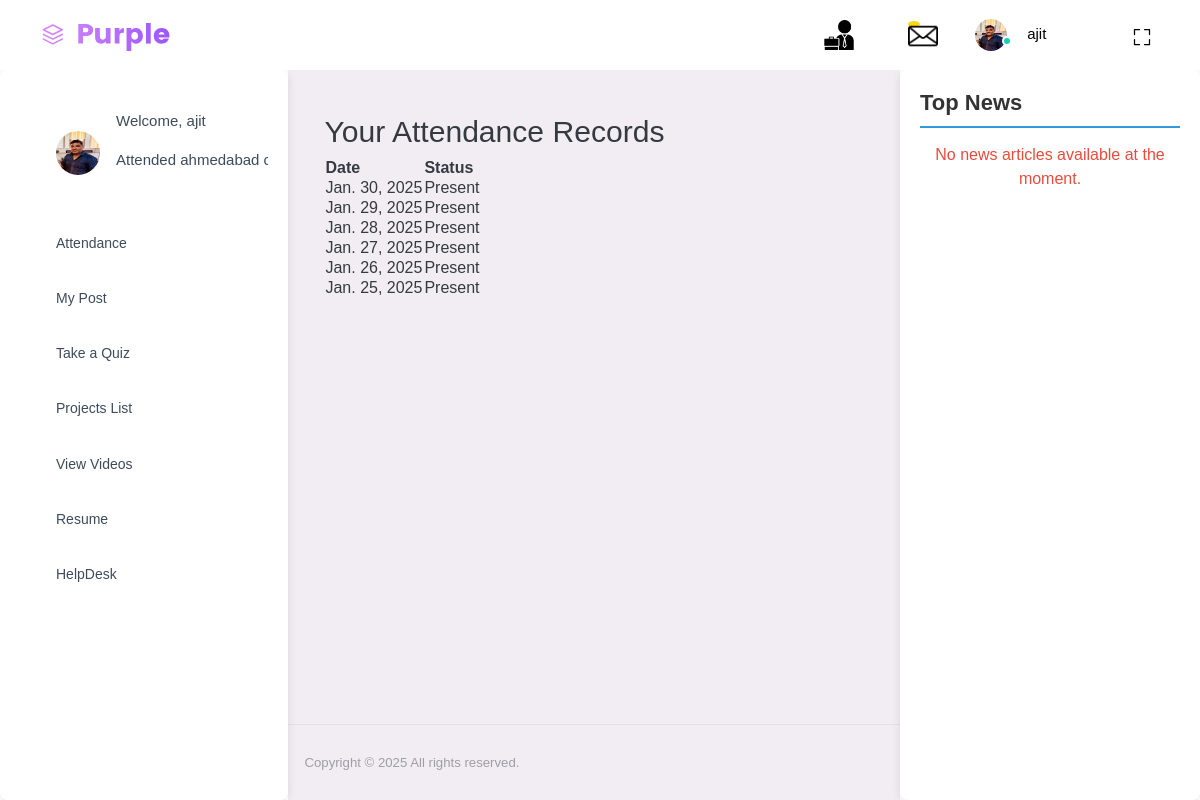
Screenshot of /view_attendance/ (signed in) with the database file from the repository.
### user_management/models.py (models this page shows, shortened)
class CustomUser(AbstractUser):
    role = models.CharField(max_length=50, choices=[('Admin', 'Admin'), ('User', 'User')])
    education = models.CharField(max_length=100, null=True, blank=True)
    college_name = models.CharField(max_length=255, null=True, blank=True)
    address = models.CharField(max_length=255, null=True, blank=True)
    sex = models.CharField(max_length=10, choices=[('Male', 'Male'), ('Female', 'Female'), ('Other', 'Other')], null=True, blank=True)
    screenshot = models.ImageField(upload_to='screenshots/', null=True, blank=True)
    profile_pic = models.ImageField(upload_to='profile_pic/', null=True, blank=True)
    is_approved = models.BooleanField(default=False)
    created_at = models.DateTimeField(auto_now_add=True,null=True, blank=True)

class AttendanceRecord(models.Model):
    user = models.ForeignKey(settings.AUTH_USER_MODEL, on_delete=models.CASCADE)
    date = models.DateField(default=timezone.now)
    status = models.CharField(max_length=10, choices=[('Present', 'Present'), ('Absent', 'Absent')])

### user_management/views.py (the view)
# urls.py: path('view_attendance/', views.view_attendance, name='view_attendance'),
def view_attendance(request):
    attendance_records = AttendanceRecord.objects.filter(user=request.user).order_by('-date')
    return render(request, 'user_management/view_attendance.html', {'attendance_records': attendance_records})

### user_management/context_processors.py (called while the page is built)
def get_news(request):
    url = 'https://newsapi.org/v2/top-headlines?country=us&apiKey=1dc725c4b44746cbba9103a3d479147f'
    response = requests.get(url)
    if response.status_code == 200:
        news_data = response.json()
        articles = news_data.get('articles', [])
    else:
        articles = []
    return {'articles': articles}

### user_management/templates/user_management/view_attendance.html
{% extends "user_management/base.html" %}
{% load static %}
{% block content %}
<h2>Your Attendance Records</h2>
<table>
  <tr>
    <th>Date</th>
    <th>Status</th>
  </tr>
  {% for record in attendance_records %}
    <tr>
      <td>{{ record.date }}</td>
      <td>{{ record.status }}</td>
    </tr>
  {% endfor %}
</table>
{% endblock %}

### user_management/templates/user_management/base.html (shortened to what this page needs)
{% load static %}
<!DOCTYPE html>
<html lang="en">
  <head>
    <link rel="stylesheet" href="{% static 'css/materialdesignicons.min.css' %}">
    <link rel="stylesheet" href="{% static 'css/themify-icons.css' %}">
    <link rel="stylesheet" href="{% static 'css/vendor.bundle.base.css'%} ">
    <link rel="stylesheet" href="{% static 'css/font-awesome.min.css'%} ">
    <link rel="stylesheet" href="{% static 'css/style.css'%}">
  </head>
  <body>
    <div class="container-scroller">
      <nav class="navbar default-layout-navbar col-lg-12 col-12 p-0 fixed-top d-flex flex-row">
        <div class="text-center navbar-brand-wrapper d-flex align-items-center justify-content-start">
          <a class="navbar-brand brand-logo" href="{% url 'dashboard' %}"><img src="{% static 'images/logo.svg'%}" alt="logo" /></a>
        </div>
        <div class="navbar-menu-wrapper d-flex align-items-stretch">
          <ul class="navbar-nav navbar-nav-right">
            <li class="nav-item d-none d-lg-block full-screen-link">
              <a class="nav-link" href="{% url 'jobs_by_area' %}">
                <img width="50px" src="/static/images/jobs4.jpg">
              </a>
            </li>
            <li class="nav-item dropdown">
              <a class="nav-link count-indicator dropdown-toggle" id="messageDropdown" href="#" data-bs-toggle="dropdown" aria-expanded="false">
                <span class="count-symbol bg-warning">
                  <img width="30px" src="{% static 'images/sms.png'%}">
                </span>
              </a>
            </li>
            <li class="nav-item nav-profile dropdown">
              <a class="nav-link dropdown-toggle" id="profileDropdown" href="#" data-bs-toggle="dropdown" aria-expanded="false">
                <div class="nav-profile-img">
                  {% if request.user.profile_pic %}
          <img src="{{ request.user.profile_pic.url }}" alt="profile" />
        {% else %}
          <img src="{% static 'images/faces/face1.jpg' %}" alt="default profile" />
        {% endif %}
                  <span class="availability-status online"></span>
                </div>
                <div class="nav-profile-text">
                  <p class="mb-1 text-black">{{ request.user.username }}</p>
                </div>
              </a>
            </li>
            <li class="nav-item d-none d-lg-block full-screen-link">
              <a class="nav-link">
                <i class="mdi mdi-fullscreen" id="fullscreen-button">
                  <img width="20px" src="{% static 'images/fullscreen.svg'%}">
                </i>
              </a>
            </li>
          </ul>
        </div>
      </nav>
      <div class="container-fluid page-body-wrapper">
        {% include 'user_management/sidebar.html' %}
        <div class="main-panel">
          <div class="content-wrapper">
            <main>
                {% block content %}{% endblock %}
            </main>
          </div>
          <footer class="footer">
            <div class="d-sm-flex justify-content-center justify-content-sm-between">
              <span class="text-muted text-center text-sm-left d-block d-sm-inline-block">Copyright © 2025 All rights reserved.</span>
            </div>
          </footer>
        </div>
        <div>
            {% include 'user_management/newsapi.html' %}
        </div>
      </div>
    </div>
  </body>
</html>

### user_management/templates/user_management/sidebar.html (shortened to what this page needs)
{% load static %}
<nav class="sidebar sidebar-offcanvas" id="sidebar">
    <ul class="nav">
      <li class="nav-item nav-profile">
        <a href="{% url 'user_profile' request.user.username %}" class="nav-link">
          <div class="nav-profile-image">
            {% if request.user.profile_pic %}
          <img src="{{ request.user.profile_pic.url }}" alt="profile" />
        {% else %}
          <img src="{% static 'images/faces/face1.jpg' %}" alt="default profile" />
        {% endif %}
          </div>
          <div class="nav-profile-text d-flex flex-column">
            <span class="font-weight-bold mb-2">{% if request.user.is_authenticated %}
                <p>Welcome, {{ request.user.username }}</p>
                <p>Attended {{ request.user.college_name }}</p>
                {% endif %}
            </span>
          </div>
        </a>
      </li>
      {% if not request.user.is_superuser %}
      <li class="nav-item">
        <a class="nav-link collapsed" data-bs-toggle="collapse" href="#ui-basic" aria-expanded="false" aria-controls="ui-basic">
          <span class="menu-title">Attendance</span>
          <i class="menu-arrow"></i>
          <i class="mdi mdi-crosshairs-gps menu-icon"></i>
        </a>
      </li>
      <li class="nav-item">
        <a class="nav-link" href="{% url 'my_posts' %}">
          <span class="menu-title">My Post</span>
          <i class="mdi mdi-home menu-icon"></i>
        </a>
      </li>
      <li class="nav-item">
        <a class="nav-link" href="{% url 'quiz_list' %}">
          <span class="menu-title">Take a Quiz</span>
          <i class="mdi mdi-home menu-icon"></i>
        </a>
      </li>
      <li class="nav-item">
        <a class="nav-link" href="{% url 'list_projects' %}">
          <span class="menu-title">Projects List</span>
          <i class="mdi mdi-home menu-icon"></i>
        </a>
      </li>
      <li class="nav-item">
        <a class="nav-link" href="{% url 'view_videos' %}">
          <span class="menu-title">View Videos</span>
          <i class="mdi mdi-home menu-icon"></i>
        </a>
      </li>
      <li class="nav-item">
        <a class="nav-link collapsed" data-bs-toggle="collapse" href="#ui-resume" aria-expanded="false" aria-controls="ui-resume">
          <span class="menu-title">Resume</span>
          <i class="menu-arrow"></i>
          <i class="mdi mdi-crosshairs-gps menu-icon"></i>
        </a>
      </li>
      <li class="nav-item">
        <a class="nav-link" href="{% url 'send_message' %}">
          <span class="menu-title">HelpDesk</span>
          <i class="mdi mdi-home menu-icon"></i>
        </a>
      </li>
      {% endif %}
    </ul>
  </nav>

### user_management/templates/user_management/newsapi.html (style rules this page uses)
.sidebar { width: 300px; padding: 20px; border-radius: 8px; box-shadow: 0 2px 10px rgba(0, 0, 0, 0.1); top: 20px; right: 20px; height: auto; max-height: 80vh; overflow-y: auto; }
a { text-decoration: none; }

### rows the page displays
CustomUser: user.profile_pic (picture), user.username "ajit", user.college_name "ahmedabad…"
AttendanceRecord: date "Jan. 30, 2025", status "Present"
AttendanceRecord: date "Jan. 29, 2025", status "Present"
AttendanceRecord: date "Jan. 28, 2025", status "Present"
AttendanceRecord: date "Jan. 27, 2025", status "Present"
AttendanceRecord: date "Jan. 26, 2025", status "Present"
AttendanceRecord: date "Jan. 25, 2025", status "Present"
